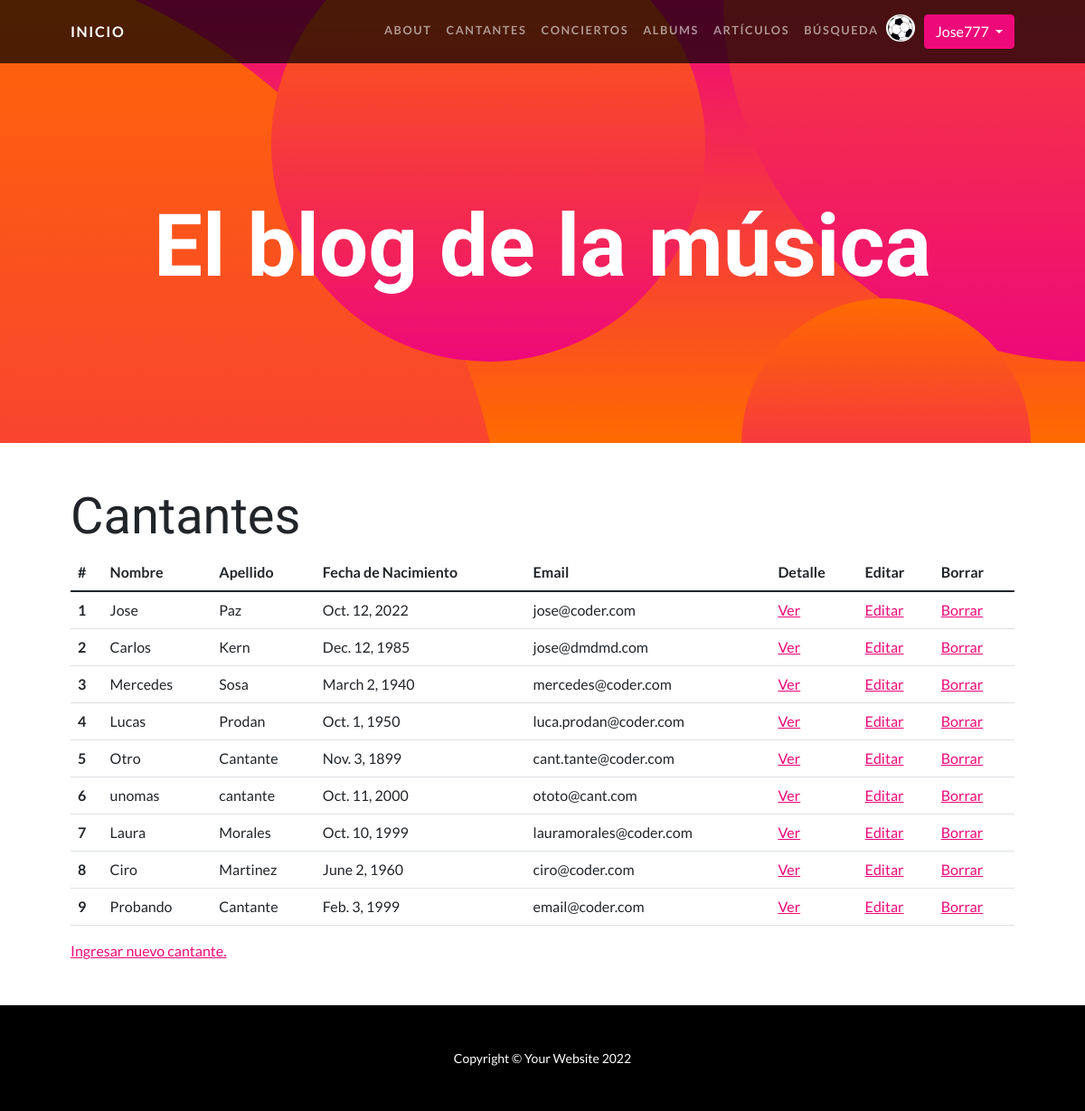
Before: /AppBlog/cantantes/ (signed in) with the older database file.
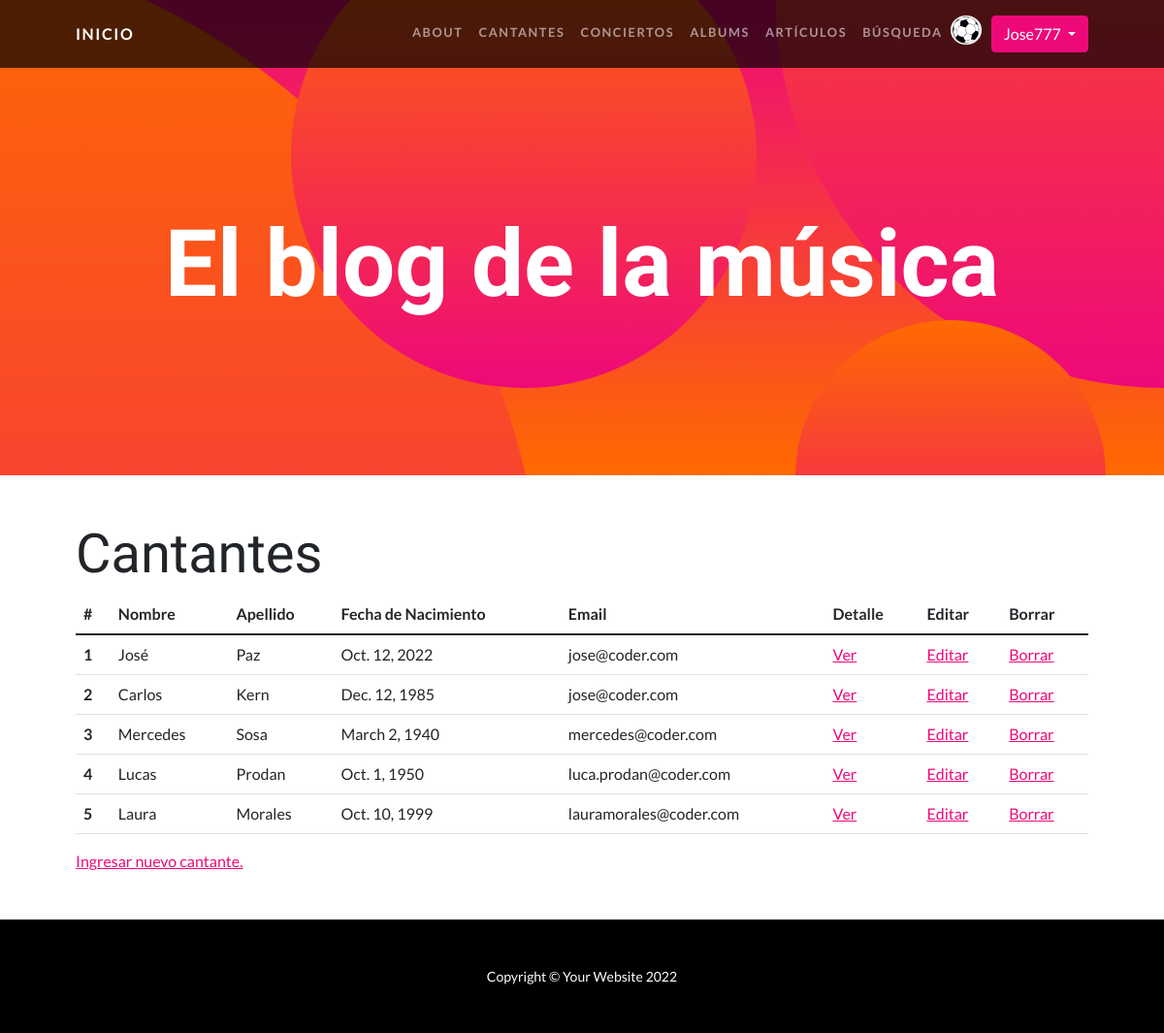
After: the same page with the newer database file.
### AppBlog/models.py (models this page shows, shortened)
class Cantante(models.Model):
    nombre = models.CharField(max_length=30)
    apellido = models.CharField(max_length=30)
    fecha_nacimiento = models.DateField(null=True)
    email = models.EmailField()

### AppBlog/views.py (the view)
# urls.py: path("cantantes/", cantantes, name="cantantes"),
@login_required
def cantantes(request):
    cantantes = Cantante.objects.all()
    contexto = {"cantantes_encontrados": cantantes}
    return render(request, "AppBlog/cantantes.html", context=contexto)

### AppBlog/templates/AppBlog/cantantes.html
{% extends "AppBlog/padre.html" %}
{% load static %}
{% block contenidoQueCambia %}
<div class="container px-5 my-5">
    <h2 class="display-4" >Cantantes</h2>
    {% if cantantes_encontrados %}
        <table class="table table-hover">
            <thead>
            <tr>
                <th scope="col">#</th>
                <th scope="col">Nombre</th>
                <th scope="col">Apellido</th>
                <th scope="col">Fecha de Nacimiento</th>
                <th scope="col">Email</th>
                <th scope="col">Detalle</th>
                <th scope="col">Editar</th>
                <th scope="col">Borrar</th>
            </tr>
            </thead>
            <tbody>
            {% for cantantes in cantantes_encontrados %}
                <tr>
                    <th scope="row">{{forloop.counter}}</th>
                    <td>{{cantantes.nombre}}</td>
                    <td>{{cantantes.apellido}}</td>
                    <td>{{cantantes.fecha_nacimiento}}</td>
                    <td>{{cantantes.email}}</td>
                    <td> <a href="{% url 'CantanteDetail' cantantes.id %}">Ver</a> </td>
                    <td> <a href="{% url 'CantanteUpdate' cantantes.id %}">Editar</a> </td>
                    <td> <a href="{% url 'CantanteDelete' cantantes.id %}">Borrar</a> </td>
                </tr>
            {% endfor %}
            </tbody>
        </table>
    {% else %}
        <p>No se encontraron cantantes cargados en la base de datos.</p>
    {% endif %}
    <p><a href="{% url 'form_cantantes' %}"> Ingresar nuevo cantante.</a></p>
</div>
{% endblock %}

Changed rows visible on the page:
removed Cantante: nombre "Otro", apellido "Cantante", fecha_nacimiento "Nov. 3, 1899", email "cant.tante@coder.com"
removed Cantante: nombre "unomas", apellido "cantante", fecha_nacimiento "Oct. 11, 2000", email "ototo@cant.com"
removed Cantante: nombre "Ciro", apellido "Martinez", fecha_nacimiento "June 2, 1960", email "ciro@coder.com"
removed Cantante: nombre "Probando", apellido "Cantante", fecha_nacimiento "Feb. 3, 1999", email "email@coder.com"
changed Cantante "Paz": nombre "Jose" → "José"
changed Cantante "Carlos": email "jose@dmdmd.com" → "jose@coder.com"
